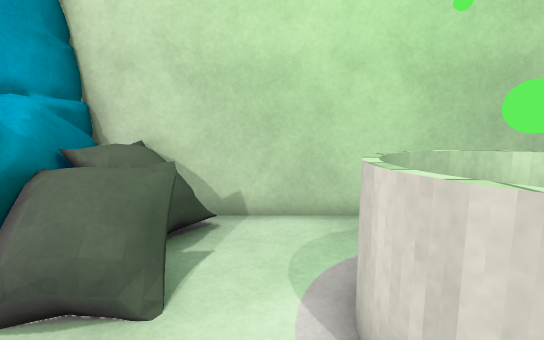
view 1 (above)

17 first-person views from a walk through a 3-D level made in the Unity game engine. The camera is 1.2 m above the floor, tilts 8° down and sees 85° across. The floor is counted in squares, 0.5 m on a side. Each view is taken from the middle of a square. On the plan, view 1 faces up. The plan holds only what a view shows up to about 19 squares ahead; the rest is blank. The player is left out. Some surface patterns are stand-ins.

view 2
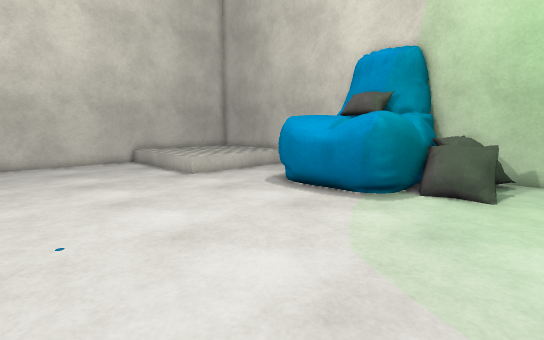

view 3
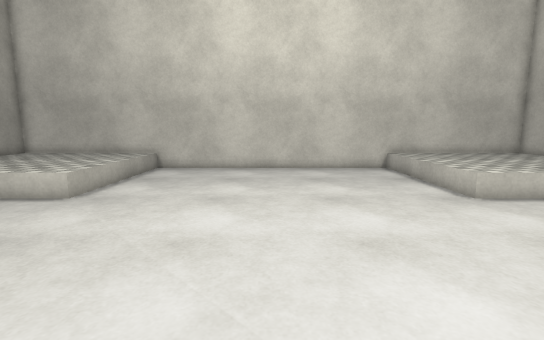

view 4
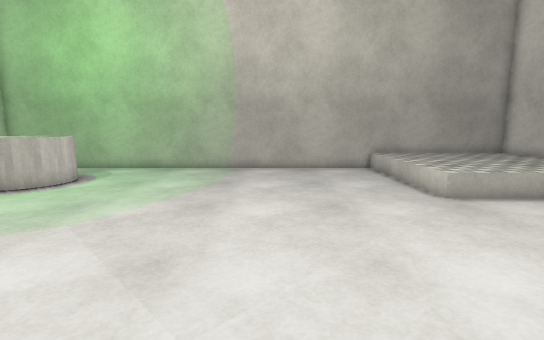

view 5
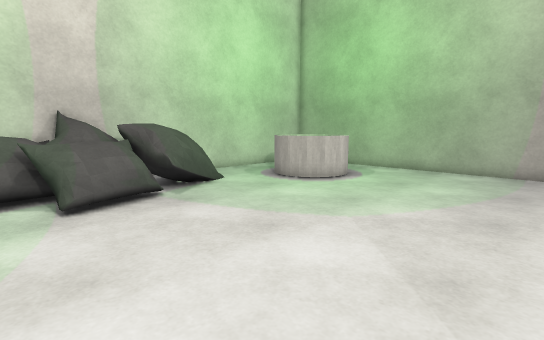

view 6
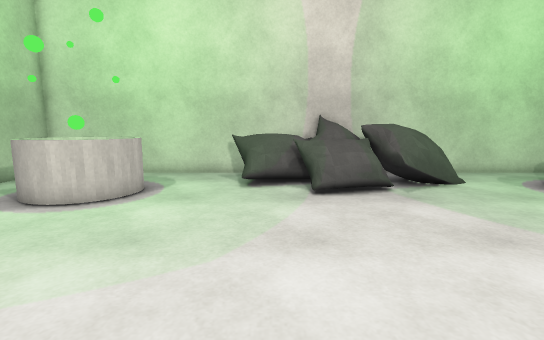

view 7
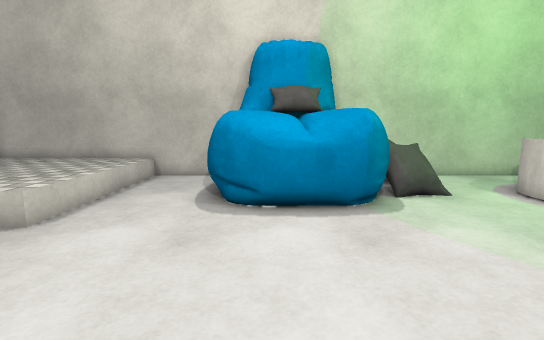

view 8
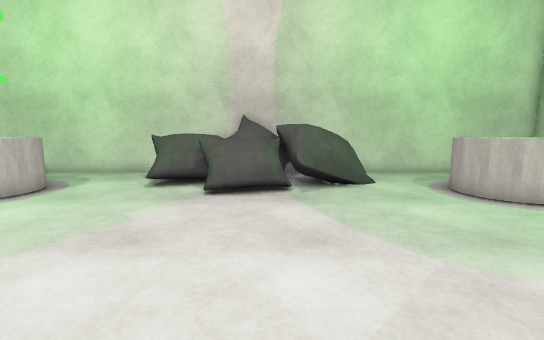

view 9
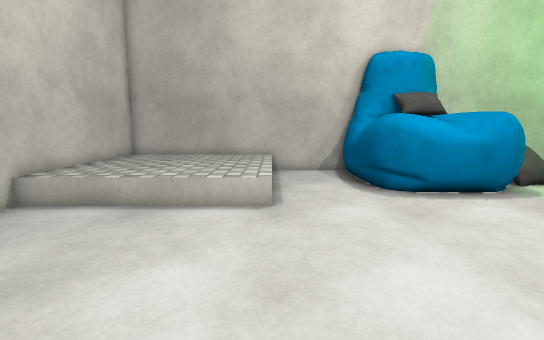

view 10
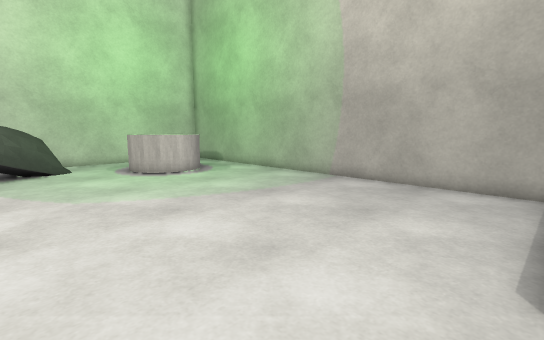

view 11
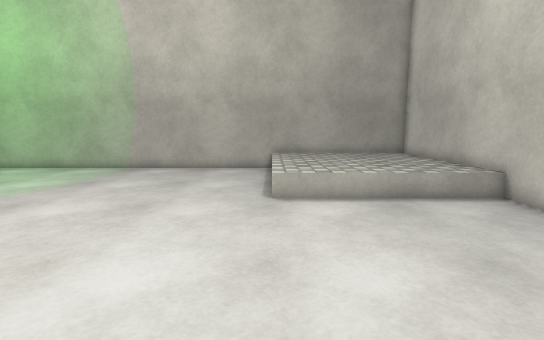

view 12
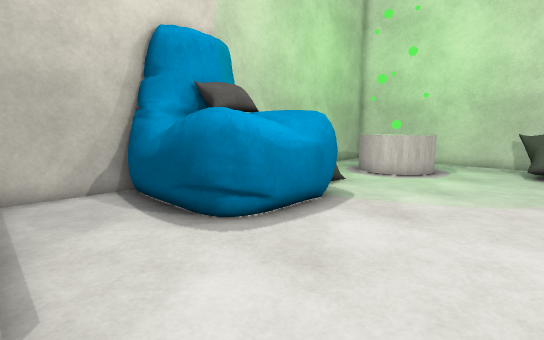

view 13
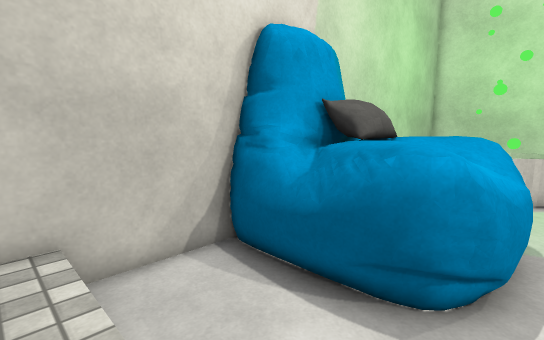

view 14
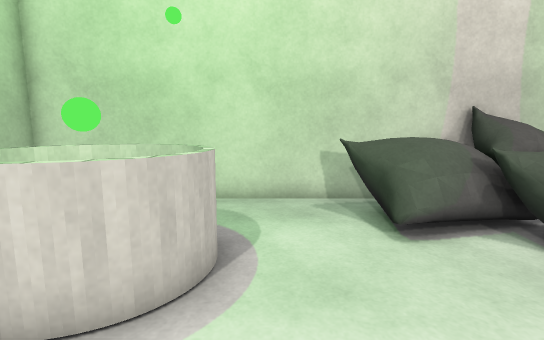

view 15
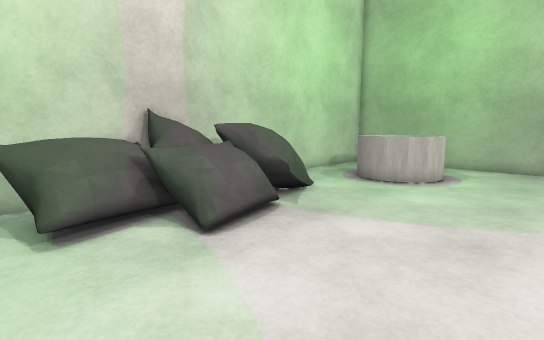

view 16
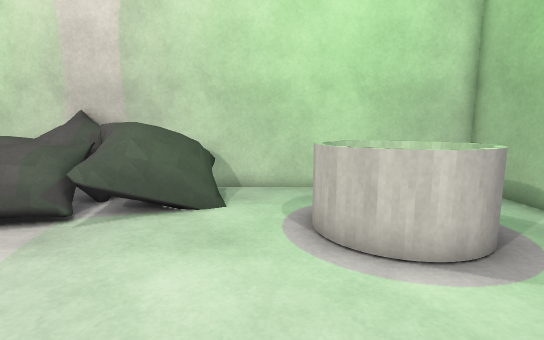

view 17
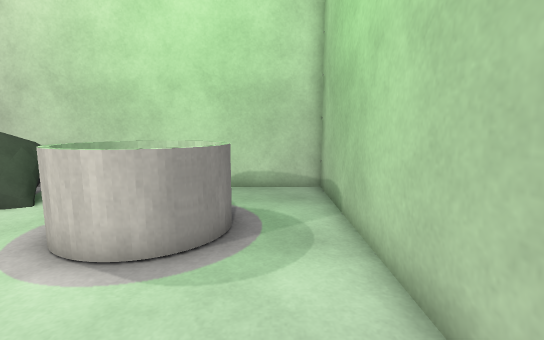

### Floor plan
Key: @ floor where view 1 was taken; # wall or solid block; . main floor; : floor 0.5 m higher than the main floor; / step, stairs or slope; = window, fence, low wall or low ledge; C chair; P pillow.
Columns run from 22 left of view 1 to 8 right of it. Each row starts with its distance up from view 1.
  8 #############CCCCC#############
  7 #:::::::/...CCCCCC PP.......  #
  6 #:::::::/...CCP PCPPP......   #
  5 #:::::::/...CCPPPCPPP...###   #
  4 #:::::::/...CCCCCCPPP..##=##  #
  3 #:::::::/...CCCCCCC....### #..#
  2 #:::::::/...CCCCCCC....#####..#
  1 #:::::::/.....CCC.......###...#
  0 #////////.............@.......#
 -1 #.............................#
 -2 #...........................PP#
 -3 #..........................PPP#
 -4 #.........................PPP #
 -5 #.........................PPPP#
 -6 #........................PPPPP#
 -7 #........................PPPPP#
 -8 #........................PPPPP#
 -9 #........................PPPP #
-10 #.........................PPP #
-11 #.........................PPPP#
-12 #..........................PPP#
-13 #.............................#
-14 #////////.....................#
-15 #:::::::/...............###...#
-16 #:::::::/..............## ##..#
-17 #:::::::/..............#   #..#
-18 #:::::::/..............## ##..#
-19 #:::::::/...............###...#
-20 #:::::::/.....................#
-21 #:::::::/.....................#
-22 ###############################

Where each view was taken, in squares from view 1:
view 1: 0 up, 0 right, facing up
view 2: 8 down, 0 right, facing up-left
view 3: 7 down, 4 left, facing left
view 4: 4 down, 8 left, facing down
view 5: 4 down, 7 left, facing down-right
view 6: 4 down, 8 left, facing right
view 7: 7 down, 8 left, facing up
view 8: 8 down, 8 left, facing right
view 9: 9 down, 14 left, facing up
view 10: 9 down, 14 left, facing down-right
view 11: 4 down, 14 left, facing down
view 12: 4 down, 14 left, facing up-right
view 13: 1 up, 15 left, facing up-right
view 14: 0 up, 2 left, facing right
view 15: 2 down, 3 left, facing down-right
view 16: 14 down, 4 left, facing right
view 17: 20 down, 4 left, facing right
